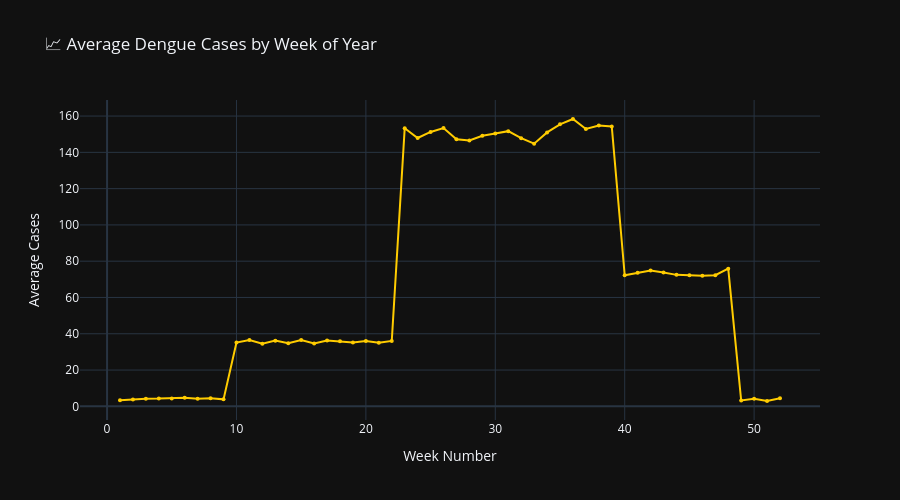

The cell this chart's notebook holds for it:
### Code cell
# Weekly pattern within year
if 'Week' in df.columns and len(dengue_cols) > 0:
    weekly_avg = df.groupby('Week')[dengue_col].mean().reset_index()
    
    fig = px.line(weekly_avg, x='Week', y=dengue_col,
                  title='📈 Average Dengue Cases by Week of Year',
                  markers=True,
                  labels={'Week': 'Week Number', dengue_col: 'Average Cases'})
    
    fig.update_traces(line_color='#ffcc00', marker=dict(size=4))
    fig.update_layout(height=500)
    fig.show()

### Figure 1 — Plotly figure (JSON) as saved in the notebook; plotly's stock layout.template omitted (floating-point values rounded to 4 significant figures)
{"data": [{"hovertemplate": "Week Number=%{x}<br>Average Cases=%{y}<extra></extra>", "legendgroup": "", "line": {"color": "#ffcc00", "dash": "solid"}, "marker": {"size": 4, "symbol": "circle"}, "mode": "lines+markers", "name": "", "orientation": "v", "showlegend": false, "type": "scatter", "x": [1.0, 2.0, 3.0, 4.0, 5.0, 6.0, 7.0, 8.0, 9.0, 10.0, 11.0, 12.0, 13.0, 14.0, 15.0, 16.0, 17.0, 18.0, 19.0, 20.0, 21.0, 22.0, 23.0, 24.0, 25.0, 26.0, 27.0, 28.0, 29.0, 30.0, 31.0, 32.0, 33.0, 34.0, 35.0, 36.0, 37.0, 38.0, 39.0, 40.0, 41.0, 42.0, 43.0, 44.0, 45.0, 46.0, 47.0, 48.0, 49.0, 50.0, 51.0, 52.0], "xaxis": "x", "y": [3.343, 3.823, 4.213, 4.258, 4.267, 4.677, 4.137, 4.447, 3.843, 35.18, 36.55, 34.52, 36.22, 34.72, 36.56, 34.68, 36.31, 35.86, 35.22, 36.06, 35.01, 36.03, 153.3, 147.9, 151.3, 153.4, 147.2, 146.5, 149.2, 150.4, 151.7, 147.8, 144.8, 151.0, 155.4, 158.4, 152.9, 154.8, 154.2, 72.24, 73.68, 74.93, 73.71, 72.46, 72.21, 71.96, 72.26, 75.88, 3.216, 4.144, 2.937, 4.443], "yaxis": "y"}], "layout": {"height": 500, "legend": {"tracegroupgap": 0}, "title": {"text": "📈 Average Dengue Cases by Week of Year"}, "xaxis": {"anchor": "y", "domain": [0, 1], "title": {"text": "Week Number"}}, "yaxis": {"anchor": "x", "domain": [0, 1], "title": {"text": "Average Cases"}}}}
